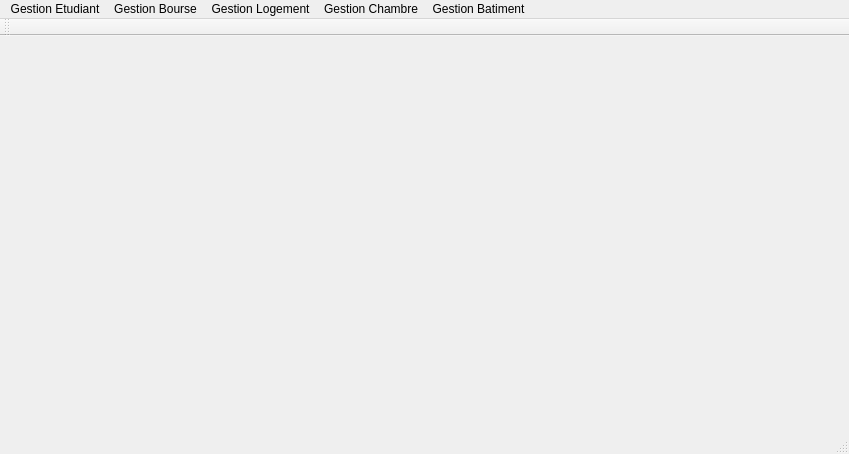
<?xml version="1.0" encoding="UTF-8"?>
<ui version="4.0">
 <class>MainWindow</class>
 <widget class="QMainWindow" name="MainWindow">
  <property name="geometry">
   <rect>
    <x>0</x>
    <y>0</y>
    <width>849</width>
    <height>454</height>
   </rect>
  </property>
  <property name="windowTitle">
   <string>MainWindow</string>
  </property>
  <widget class="QWidget" name="centralWidget">
   <widget class="QLabel" name="label">
    <property name="geometry">
     <rect>
      <x>4</x>
      <y>5</y>
      <width>841</width>
      <height>411</height>
     </rect>
    </property>
    <property name="text">
     <string/>
    </property>
    <property name="pixmap">
     <pixmap resource="ressource.qrc">:/images/logo.jpg</pixmap>
    </property>
   </widget>
  </widget>
  <widget class="QMenuBar" name="menuBar">
   <property name="geometry">
    <rect>
     <x>0</x>
     <y>0</y>
     <width>849</width>
     <height>26</height>
    </rect>
   </property>
   <widget class="QMenu" name="menuGestion_Etudiant">
    <property name="font">
     <font>
      <family>Agency FB</family>
      <pointsize>10</pointsize>
      <weight>75</weight>
      <bold>true</bold>
     </font>
    </property>
    <property name="title">
     <string>Gestion Etudiant</string>
    </property>
    <addaction name="separator"/>
    <addaction name="actionCRUD_ETUDIANT"/>
   </widget>
   <widget class="QMenu" name="menuGestion_Bourse">
    <property name="font">
     <font>
      <family>Agency FB</family>
      <pointsize>10</pointsize>
      <weight>75</weight>
      <bold>true</bold>
     </font>
    </property>
    <property name="title">
     <string>Gestion Bourse</string>
    </property>
    <addaction name="separator"/>
    <addaction name="actionCRUD_BOURSE"/>
   </widget>
   <widget class="QMenu" name="menuGestion_Logement">
    <property name="title">
     <string>Gestion Logement</string>
    </property>
    <addaction name="separator"/>
    <addaction name="actionCRUD_LOGEMENT"/>
   </widget>
   <widget class="QMenu" name="menuGestion_Batiment">
    <property name="title">
     <string>Gestion Chambre</string>
    </property>
    <addaction name="separator"/>
    <addaction name="actionCRUD_CHAMBRE"/>
   </widget>
   <widget class="QMenu" name="menuGestion_Batiment_2">
    <property name="title">
     <string>Gestion Batiment</string>
    </property>
    <addaction name="separator"/>
    <addaction name="actionCRUD_BATIMENT"/>
   </widget>
   <addaction name="menuGestion_Etudiant"/>
   <addaction name="menuGestion_Bourse"/>
   <addaction name="menuGestion_Logement"/>
   <addaction name="menuGestion_Batiment"/>
   <addaction name="menuGestion_Batiment_2"/>
  </widget>
  <widget class="QToolBar" name="mainToolBar">
   <attribute name="toolBarArea">
    <enum>TopToolBarArea</enum>
   </attribute>
   <attribute name="toolBarBreak">
    <bool>false</bool>
   </attribute>
  </widget>
  <widget class="QStatusBar" name="statusBar"/>
  <action name="actionCRUD_ETUDIANT">
   <property name="icon">
    <iconset resource="ressource.qrc">
     <normaloff>:/images/student (1).png</normaloff>:/images/student (1).png</iconset>
   </property>
   <property name="text">
    <string>CRUD ETUDIANT</string>
   </property>
  </action>
  <action name="actionCRUD_BOURSE">
   <property name="icon">
    <iconset resource="ressource.qrc">
     <normaloff>:/images/check-list (1).png</normaloff>:/images/check-list (1).png</iconset>
   </property>
   <property name="text">
    <string>CRUD BOURSE</string>
   </property>
  </action>
  <action name="actionCRUD_LOGEMENT">
   <property name="icon">
    <iconset resource="ressource.qrc">
     <normaloff>:/images/education-about-light.png</normaloff>:/images/education-about-light.png</iconset>
   </property>
   <property name="text">
    <string>CRUD LOGEMENT</string>
   </property>
  </action>
  <action name="actionCRUD_CHAMBRE">
   <property name="icon">
    <iconset resource="ressource.qrc">
     <normaloff>:/images/family (1).png</normaloff>:/images/family (1).png</iconset>
   </property>
   <property name="text">
    <string>CRUD CHAMBRE</string>
   </property>
  </action>
  <action name="actionCRUD_BATIMENT">
   <property name="icon">
    <iconset resource="ressource.qrc">
     <normaloff>:/images/schoolù.png</normaloff>:/images/schoolù.png</iconset>
   </property>
   <property name="text">
    <string>CRUD BATIMENT</string>
   </property>
  </action>
 </widget>
 <layoutdefault spacing="6" margin="11"/>
 <resources>
  <include location="ressource.qrc"/>
 </resources>
 <connections/>
</ui>
